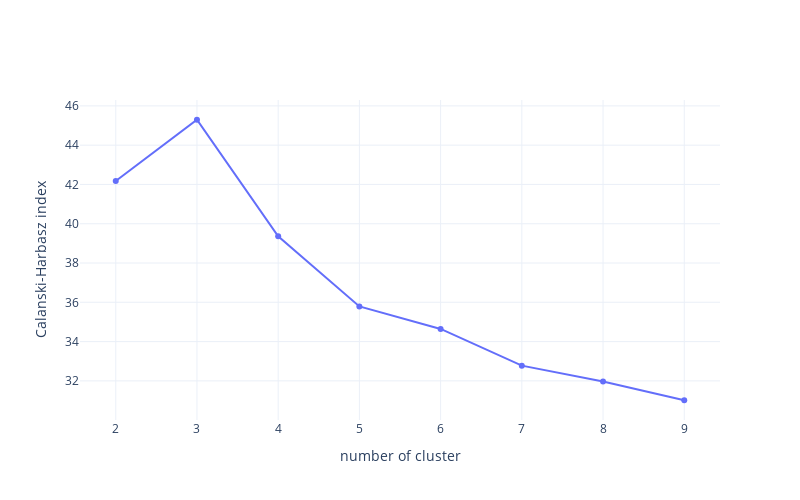

The code cell stored with this chart in its notebook:
### Code cell
# use Calanski-Harabasz index
# to choose the right number of cluster

from sklearn.cluster import AgglomerativeClustering
from sklearn import metrics


# where to store CH index
arr_calanski = {}

# max possible number of cluster
max_k = 10

# data
X = data_cluster

# loop over number of clusters
for k in range(2, max_k):
  # build model 
  model = AgglomerativeClustering(n_clusters=k, linkage=linkage_method, affinity=metric)
  model = model.fit(X)

  # clusters label
  labels = model.fit_predict(X)

  # compute calanski metric
  m = metrics.calinski_harabasz_score(X, labels)

  arr_calanski[k] = m


# plot of CH index
fig = go.Figure(data=[
                      go.Scatter(x=list(arr_calanski.keys()), y=list(arr_calanski.values()))
])

fig.update_layout(
    width=800,
    height=500,
    xaxis_title="number of cluster",
    yaxis_title="Calanski-Harbasz index"
)

fig.show()

### Figure 1 — Plotly figure (JSON) as saved in the notebook; plotly's stock layout.template omitted (floating-point values rounded to 4 significant figures)
{"data": [{"type": "scatter", "x": [2, 3, 4, 5, 6, 7, 8, 9], "y": [42.17, 45.29, 39.36, 35.79, 34.64, 32.78, 31.96, 31.01]}], "layout": {"height": 500, "width": 800, "xaxis": {"title": {"text": "number of cluster"}}, "yaxis": {"title": {"text": "Calanski-Harbasz index"}}}}
